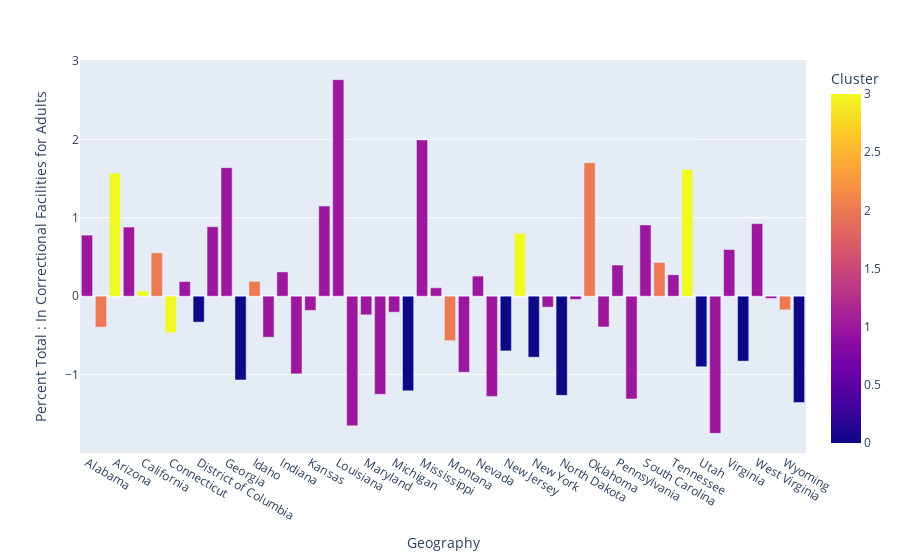

Notebook code for this chart:
### Code cell
createBarChart(runGaussian(percent_df_total, getX(percent_df_total), n), x_axis="Geography", y_axis='Percent Total : In Correctional Facilities for Adults')

### Figure 1 — Plotly figure (JSON) as saved in the notebook; plotly's stock layout.template omitted (floating-point values rounded to 4 significant figures)
{"data": [{"alignmentgroup": "True", "hovertemplate": "Geography=%{x}<br>Percent Total : In Correctional Facilities for Adults=%{y}<br>Cluster=%{marker.color}<extra></extra>", "legendgroup": "", "marker": {"color": [1, 2, 3, 1, 3, 2, 3, 1, 0, 1, 1, 0, 2, 1, 1, 1, 1, 1, 1, 1, 1, 1, 1, 0, 1, 1, 2, 1, 1, 1, 0, 3, 0, 1, 0, 1, 2, 1, 1, 1, 1, 2, 1, 3, 0, 1, 1, 0, 1, 1, 2, 0], "coloraxis": "coloraxis", "pattern": {"shape": ""}}, "name": "", "offsetgroup": "", "orientation": "v", "showlegend": false, "textposition": "auto", "type": "bar", "x": ["Alabama", "Alaska", "Arizona", "Arkansas", "California", "Colorado", "Connecticut", "Delaware", "District of Columbia", "Florida", "Georgia", "Hawaii", "Idaho", "Illinois", "Indiana", "Iowa", "Kansas", "Kentucky", "Louisiana", "Maine", "Maryland", "Massachusetts", "Michigan", "Minnesota", "Mississippi", "Missouri", "Montana", "Nebraska", "Nevada", "New Hampshire", "New Jersey", "New Mexico", "New York", "North Carolina", "North Dakota", "Ohio", "Oklahoma", "Oregon", "Pennsylvania", "Rhode Island", "South Carolina", "South Dakota", "Tennessee", "Texas", "Utah", "Vermont", "Virginia", "Washington", "West Virginia", "Wisconsin", "Wyoming", "Puerto Rico"], "xaxis": "x", "y": [0.7786, -0.3939, 1.566, 0.8809, 0.0665, 0.5528, -0.4651, 0.187, -0.3305, 0.8856, 1.639, -1.067, 0.1896, -0.5228, 0.3094, -0.9896, -0.1804, 1.15, 2.76, -1.653, -0.2372, -1.25, -0.2036, -1.206, 1.992, 0.1068, -0.5663, -0.9691, 0.2566, -1.277, -0.697, 0.801, -0.7773, -0.1395, -1.264, -0.0411, 1.7, -0.3919, 0.3971, -1.31, 0.9079, 0.4301, 0.273, 1.615, -0.8994, -1.748, 0.5953, -0.8274, 0.9249, -0.02843, -0.1732, -1.356], "yaxis": "y"}], "layout": {"barmode": "relative", "coloraxis": {"colorbar": {"title": {"text": "Cluster"}}, "colorscale": [[0, "#0d0887"], [0.1111, "#46039f"], [0.2222, "#7201a8"], [0.3333, "#9c179e"], [0.4444, "#bd3786"], [0.5556, "#d8576b"], [0.6667, "#ed7953"], [0.7778, "#fb9f3a"], [0.8889, "#fdca26"], [1, "#f0f921"]]}, "legend": {"tracegroupgap": 0}, "margin": {"t": 60}, "xaxis": {"anchor": "y", "domain": [0, 1], "title": {"text": "Geography"}}, "yaxis": {"anchor": "x", "domain": [0, 1], "title": {"text": "Percent Total : In Correctional Facilities for Adults"}}}}
